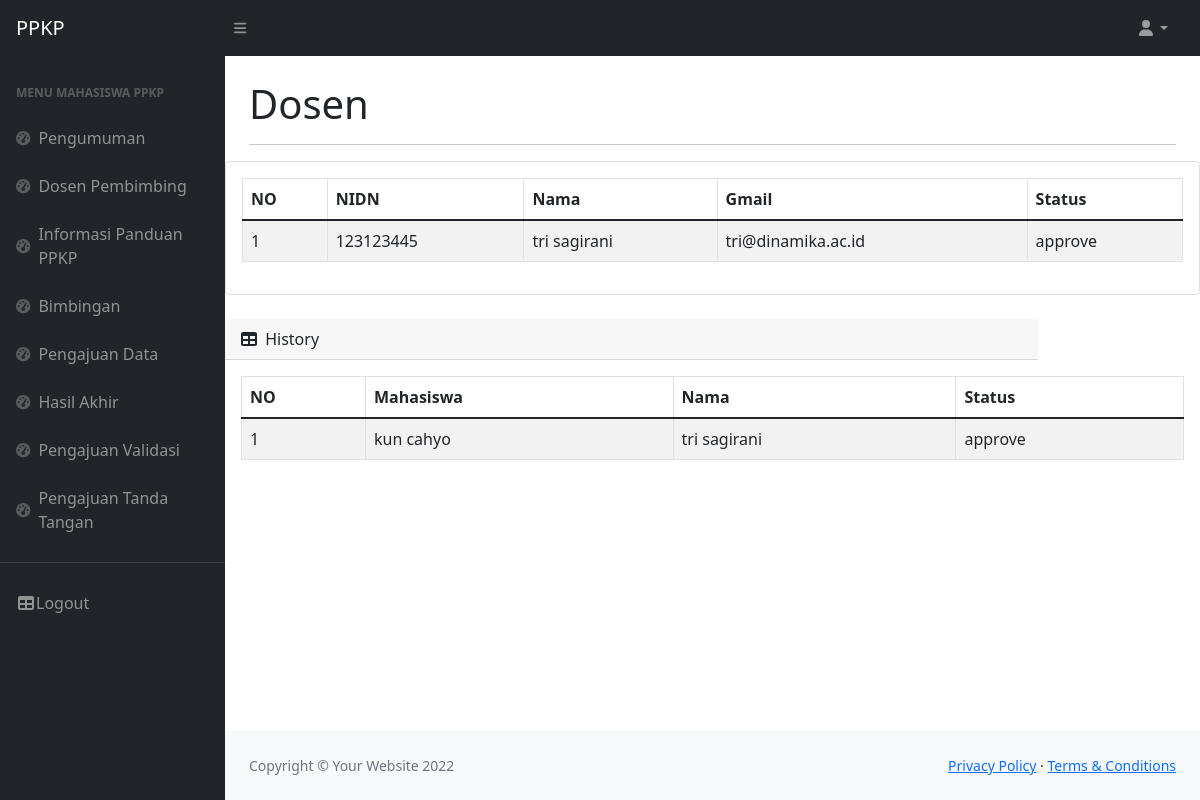
Screenshot of /Dosen.php (signed in) with the database file from the repository.
### tables this page shows
CREATE TABLE `mahasiswa_kp` (
  `id` int(11) NOT NULL,
  `id_user` int(11) NOT NULL,
  `id_dosen` int(11) NOT NULL,
  `prodi` varchar(100) NOT NULL,
  `nim_mahasiswa` bigint(20) NOT NULL,
  `nama_mahasiswa` varchar(250) NOT NULL,
  `judu_kp` varchar(200) NOT NULL,
  `lokasi_kp` varchar(200) NOT NULL,
  `alamat` varchar(200) NOT NULL,
  `kontak` varchar(12) NOT NULL,
  `status_kp` varchar(50) NOT NULL,
  `status_dosen` varchar(50) NOT NULL
);

CREATE TABLE `dosen` (
  `id` bigint(20) UNSIGNED NOT NULL,
  `id_user` int(11) NOT NULL,
  `nidn` bigint(20) NOT NULL,
  `prodi` varchar(100) NOT NULL,
  `name` varchar(255) NOT NULL,
  `email` varchar(255) NOT NULL,
  `status` varchar(255) NOT NULL,
  `status_akun` varchar(50) NOT NULL
);

CREATE TABLE `request_pembimbing` (
  `id` int(11) NOT NULL,
  `id_mahasiswa` int(11) NOT NULL,
  `id_dosen` int(11) NOT NULL,
  `status` varchar(50) NOT NULL
);

### Dosen.php (the view, shortened to what this page needs)
<!DOCTYPE html>
<html lang="en">
    <head>
        <link href="https://cdn.jsdelivr.net/npm/simple-datatables@latest/dist/style.css" rel="stylesheet" />
        <link href="css/styles.css" rel="stylesheet" />
        <link href="vendor/fontawesome-free/css/all.min.css" rel="stylesheet" type="text/css">
    </head>
    <body class="sb-nav-fixed">
    <?php
        require('_partial/navbar.php');
            require('_partial/sidebar.php');
            $idawal=$_SESSION['id'];
            $sqlawal= mysqli_query($koneksi,"select * from mahasiswa_kp where id_user=$idawal and status_kp='approve'");
            $cek = mysqli_num_rows($sqlawal);
            if($cek > 0){
            ?>
                <main>
                    <div class="container-fluid px-4">
                        <h1 class="mt-4">Dosen</h1>
                        <hr>
                    </div>
                    <div class="card mb-4">
                            <div class="card-body">
                            <table id="datatablesSimple" class="display table table-striped table-bordered">
                                    <thead>
                                        <tr>
                                            <th>NO</th>
                                            <th>NIDN</th>
                                            <th>Nama</th>
                                            <th>Gmail</th>
                                            <th>Status</th>
                                        </tr>
                                    </thead>
                                    <tbody>
                                    <?php
                       $no=1;
                            $cekid =mysqli_query($koneksi,'Select * from mahasiswa_kp where id_user ='.$idawal);
                            $cekidawal = mysqli_fetch_assoc($cekid);
                            if($cekidawal['id_dosen']==0){
                                echo "<td></td><td></td><td></td><td></td><td></td>";
                            }else{
                        $sql = 'Select d.*,m.id_dosen,m.status_dosen from dosen d join mahasiswa_kp m on d.id=m.id_dosen where m.id_user='.$idawal;
                        $query = mysqli_query($koneksi, $sql);
                            while ($row = mysqli_fetch_array($query))
                                {
                                 ?>
                                  <tr>
                                  <td><?php echo $no++;?></td>
                                      <td><?php echo  $row['nidn'];?></td>
                                      <td><?php echo $row['name'];?></td>
                                      <td><?php echo $row['email'];?></td>
                                      <td><?php echo $row['status_dosen'];?></td>
                                  </tr>
                          <?php
                            }
                            ?>
                                    </tbody>
                                </table>
                            <?php
                            }
                                ?>
                            </div>
                        </div>
                        <div class="card-header col-md-10">
                                <i class="fas fa-table me-1"></i>
                                History
                            </div>
                        <div class="card-body">
                        <table id="datatablesSimple" class="display table table-striped table-bordered">
                                    <thead>
                                        <tr>
                                            <th>NO</th>
                                            <th>Mahasiswa</th>
                                            <th>Nama</th>
                                            <th>Status</th>
                                        </tr>
                                    </thead>
                                    <tbody>
                                    <?php
                       $no=1;
                          $sql = 'Select r.status,d.name,r.id_dosen,r.id_mahasiswa,m.nama_mahasiswa from request_pembimbing r join mahasiswa_kp m on r.id_mahasiswa=m.id_user join dosen d on d.id=m.id_dosen where m.id_user='.$idawal;
                          $query = mysqli_query($koneksi, $sql);
                             while ($row = mysqli_fetch_array($query))
                                {
                                 ?>
                                  <tr>
                                  <td><?php echo $no++;?></td>
                                      <td><?php echo $row['nama_mahasiswa'];?></td>
                                      <td><?php echo $row['name'];?></td>
                                      <td><?php echo $row['status'];?></td>
                                  </tr>
                          <?php
                            }
                            ?>
                                    </tbody>
                                </table>
                            </div>
                </main>
            <?php
            }
                require('_partial/footer.php')
                ?>
    </body>
</html>

### rows the page displays
mahasiswa_kp: id_dosen.nidn "123123445", id_dosen.name "tri sagirani", id_dosen.email "tri@dinamika.ac.id", status_dosen "approve"
request_pembimbing: mahasiswa_kp.nama_mahasiswa "kun cahyo", dosen.name "tri sagirani", status "approve"
